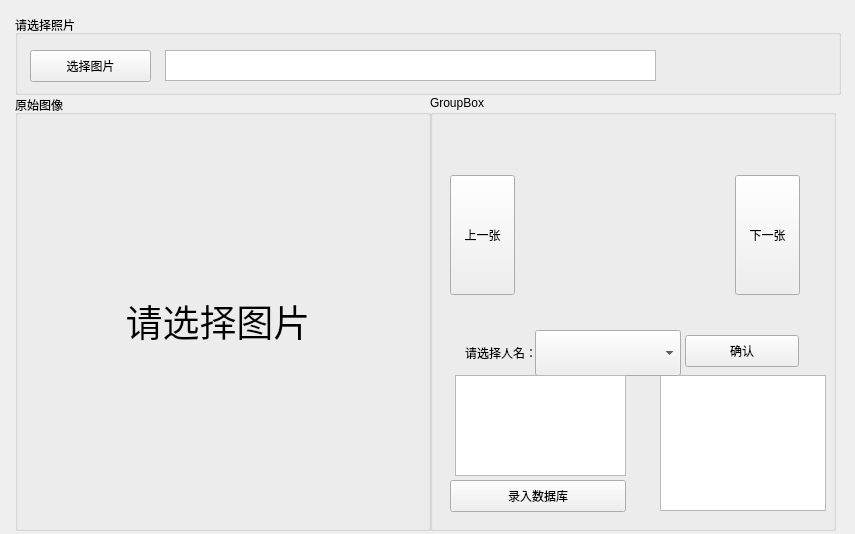
<?xml version="1.0" encoding="UTF-8"?>
<ui version="4.0">
 <class>win_inputData</class>
 <widget class="QWidget" name="win_inputData">
  <property name="windowModality">
   <enum>Qt::WindowModal</enum>
  </property>
  <property name="enabled">
   <bool>true</bool>
  </property>
  <property name="geometry">
   <rect>
    <x>0</x>
    <y>0</y>
    <width>855</width>
    <height>534</height>
   </rect>
  </property>
  <property name="windowTitle">
   <string>录入人脸数据</string>
  </property>
  <widget class="QGroupBox" name="groupBox">
   <property name="geometry">
    <rect>
     <x>15</x>
     <y>95</y>
     <width>416</width>
     <height>436</height>
    </rect>
   </property>
   <property name="title">
    <string>原始图像</string>
   </property>
   <widget class="QLabel" name="label_rawPic">
    <property name="geometry">
     <rect>
      <x>5</x>
      <y>25</y>
      <width>396</width>
      <height>401</height>
     </rect>
    </property>
    <property name="font">
     <font>
      <pointsize>28</pointsize>
     </font>
    </property>
    <property name="text">
     <string>请选择图片</string>
    </property>
    <property name="textFormat">
     <enum>Qt::AutoText</enum>
    </property>
    <property name="alignment">
     <set>Qt::AlignCenter</set>
    </property>
   </widget>
  </widget>
  <widget class="QGroupBox" name="groupBox_2">
   <property name="geometry">
    <rect>
     <x>15</x>
     <y>15</y>
     <width>826</width>
     <height>80</height>
    </rect>
   </property>
   <property name="title">
    <string>请选择照片</string>
   </property>
   <widget class="QPushButton" name="button_choosePic">
    <property name="geometry">
     <rect>
      <x>15</x>
      <y>35</y>
      <width>121</width>
      <height>32</height>
     </rect>
    </property>
    <property name="text">
     <string>选择图片</string>
    </property>
   </widget>
   <widget class="QTextEdit" name="edit_picPath">
    <property name="geometry">
     <rect>
      <x>150</x>
      <y>35</y>
      <width>491</width>
      <height>31</height>
     </rect>
    </property>
   </widget>
  </widget>
  <widget class="QGroupBox" name="groupBox_3">
   <property name="geometry">
    <rect>
     <x>430</x>
     <y>95</y>
     <width>406</width>
     <height>436</height>
    </rect>
   </property>
   <property name="title">
    <string>GroupBox</string>
   </property>
   <widget class="QLabel" name="label_faceImg">
    <property name="geometry">
     <rect>
      <x>105</x>
      <y>30</y>
      <width>181</width>
      <height>196</height>
     </rect>
    </property>
    <property name="text">
     <string/>
    </property>
    <property name="pixmap">
     <pixmap>../../../Pictures/IMG_0198.jpg</pixmap>
    </property>
    <property name="scaledContents">
     <bool>true</bool>
    </property>
    <property name="alignment">
     <set>Qt::AlignCenter</set>
    </property>
    <property name="margin">
     <number>2</number>
    </property>
   </widget>
   <widget class="QListView" name="list_nameInDB">
    <property name="geometry">
     <rect>
      <x>230</x>
      <y>280</y>
      <width>166</width>
      <height>136</height>
     </rect>
    </property>
    <property name="baseSize">
     <size>
      <width>2</width>
      <height>2</height>
     </size>
    </property>
    <property name="lineWidth">
     <number>2</number>
    </property>
    <property name="iconSize">
     <size>
      <width>2</width>
      <height>2</height>
     </size>
    </property>
    <property name="layoutMode">
     <enum>QListView::Batched</enum>
    </property>
    <property name="viewMode">
     <enum>QListView::IconMode</enum>
    </property>
    <property name="modelColumn">
     <number>0</number>
    </property>
   </widget>
   <widget class="QComboBox" name="comboBox_chooseName">
    <property name="geometry">
     <rect>
      <x>105</x>
      <y>235</y>
      <width>146</width>
      <height>46</height>
     </rect>
    </property>
   </widget>
   <widget class="QLabel" name="label">
    <property name="geometry">
     <rect>
      <x>35</x>
      <y>250</y>
      <width>76</width>
      <height>16</height>
     </rect>
    </property>
    <property name="text">
     <string>请选择人名：</string>
    </property>
   </widget>
   <widget class="QPushButton" name="button_lastFace">
    <property name="geometry">
     <rect>
      <x>20</x>
      <y>80</y>
      <width>65</width>
      <height>120</height>
     </rect>
    </property>
    <property name="text">
     <string>上一张</string>
    </property>
   </widget>
   <widget class="QPushButton" name="button_nextFace">
    <property name="geometry">
     <rect>
      <x>305</x>
      <y>80</y>
      <width>65</width>
      <height>120</height>
     </rect>
    </property>
    <property name="text">
     <string>下一张</string>
    </property>
   </widget>
   <widget class="QPushButton" name="button_nameConfirm">
    <property name="geometry">
     <rect>
      <x>255</x>
      <y>240</y>
      <width>114</width>
      <height>32</height>
     </rect>
    </property>
    <property name="text">
     <string>确认</string>
    </property>
   </widget>
   <widget class="QTableView" name="table_confirmedNames">
    <property name="geometry">
     <rect>
      <x>25</x>
      <y>280</y>
      <width>171</width>
      <height>101</height>
     </rect>
    </property>
   </widget>
   <widget class="QPushButton" name="button_addData2DB">
    <property name="geometry">
     <rect>
      <x>20</x>
      <y>385</y>
      <width>176</width>
      <height>32</height>
     </rect>
    </property>
    <property name="text">
     <string>录入数据库</string>
    </property>
   </widget>
  </widget>
 </widget>
 <resources/>
 <connections/>
</ui>
